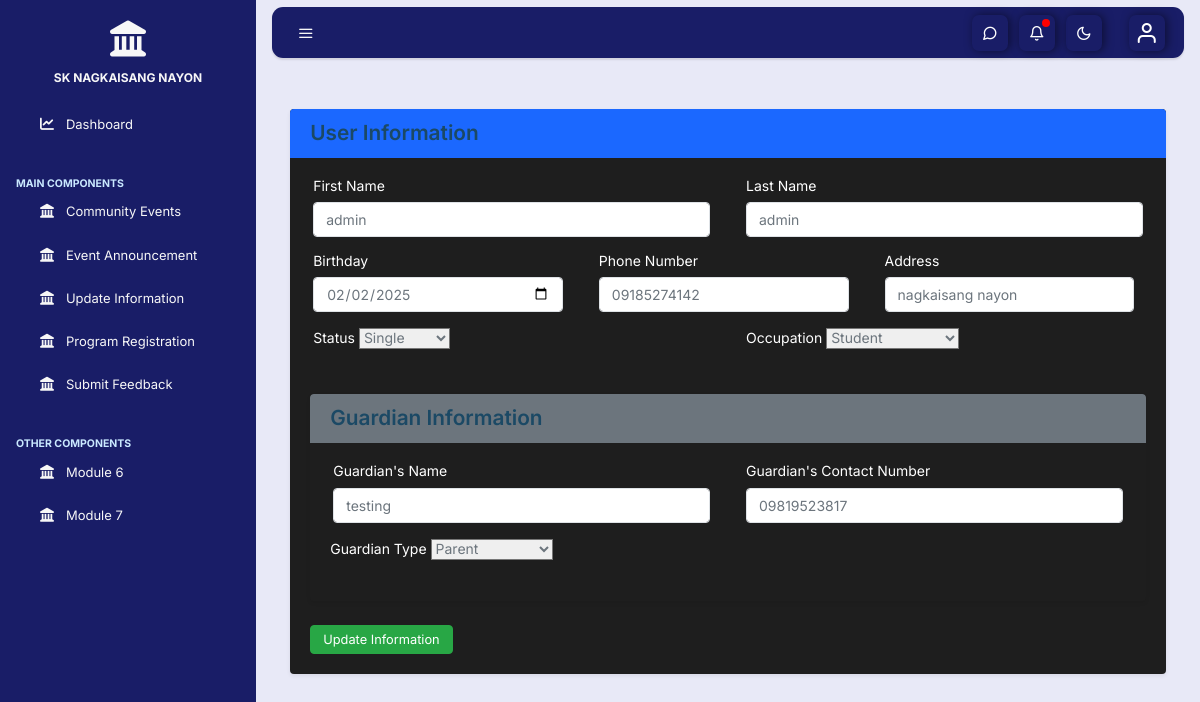
The app's page /update_form.php (signed in) with its own data.
### tables this page shows
CREATE TABLE `users` (
  `user_id` int(11) NOT NULL,
  `first_name` varchar(50) NOT NULL,
  `last_name` varchar(50) NOT NULL,
  `gender` enum('Male','Female','Other') NOT NULL,
  `birth_date` date NOT NULL,
  `contact_number` varchar(15) DEFAULT NULL,
  `address` text NOT NULL,
  `status` enum('Single','Married','Widowed','Separated','Annulled') NOT NULL,
  `occupation` enum('Student','Working_Student','Unemployed') NOT NULL,
  `created_at` timestamp NOT NULL DEFAULT current_timestamp()
);

CREATE TABLE `guardian_info` (
  `guardian_id` int(11) NOT NULL,
  `user_id` int(11) NOT NULL,
  `guardian_name` varchar(100) NOT NULL,
  `guardian_contact` varchar(15) NOT NULL,
  `relationship` enum('Parent','Relative','Legal Guardian') NOT NULL
);

### update_form.php (the view, shortened to what this page needs)
<?php
include 'connection.php';
$login_id = $_SESSION['login_id'];
$sql1 = "SELECT * FROM users WHERE user_id = ?";
$stmt1 = $conn->prepare($sql1);
$stmt1->bind_param("i", $login_id);
$stmt1->execute();
$user_result = $stmt1->get_result();
$user_data = $user_result->fetch_assoc();
$sql2 = "SELECT * FROM guardian_info WHERE user_id = ?";
$stmt2 = $conn->prepare($sql2);
$stmt2->bind_param("i", $login_id);
$stmt2->execute();
$guardian_result = $stmt2->get_result();
$guardian_data = $guardian_result->fetch_assoc();
?>
<!DOCTYPE html>
<html lang="en">
  <head>
    <link
      rel="stylesheet"
      href="https://cdn.jsdelivr.net/npm/@fortawesome/fontawesome-free@6.6.0/css/fontawesome.min.css"
    />
    <link
      rel="stylesheet"
      href="https://cdnjs.cloudflare.com/ajax/libs/font-awesome/6.6.0/css/all.min.css"
    />
    <link rel="stylesheet" href="css/simplebar.css" />
    <link rel="stylesheet" href="css/feather.css" />
    <link rel="stylesheet" href="css/main.css" />
  </head>
  <body class="vertical light">
    <div class="wrapper">
      <nav class="topnav navbar navbar-light">
        <button
          type="button"
          class="navbar-toggler text-muted mt-2 p-0 mr-3 collapseSidebar"
        >
          <i class="fe fe-menu navbar-toggler-icon"></i>
        </button>
        <ul class="nav">
          <li class="nav-item">
            <section
              class="nav-link text-muted my-2 circle-icon"
              href="#"
              data-toggle="modal"
              data-target=".modal-shortcut"
            >
              <span class="fe fe-message-circle fe-16"></span>
            </section>
          </li>
          <li class="nav-item nav-notif">
            <section
              class="nav-link text-muted my-2 circle-icon"
              href="#"
              data-toggle="modal"
              data-target=".modal-notif"
            >
              <span class="fe fe-bell fe-16"></span>
              <span
                id="notification-count"
                style="
                  position: absolute;
                  top: 12px;
                  right: 5px;
                  font-size: 13px;
                  color: white;
                  background-color: red;
                  width: 8px;
                  height: 8px;
                  display: flex;
                  justify-content: center;
                  align-items: center;
                  border-radius: 50%;
                "
              >
              </span>
            </section>
          </li>
          <li class="nav-item nav-darkmode">
            <section
              class="nav-link text-muted my-2 circle-icon"
              id="darkModeToggle"
            >
              <span class="fe fe-moon fe-16"></span>
            </section>
          </li>
          <li class="nav-item dropdown">
            <span
              class="nav-link text-muted pr-0 profile-icon"
              href="#"
              id="navbarDropdownMenuLink"
              role="button"
              data-toggle="dropdown"
              aria-haspopup="true"
              aria-expanded="false"
            >
              <i class="fe fe-user circle-icon"></i>
            </span>
          </li>
        </ul>
      </nav>
      <aside
        class="sidebar-left border-right bg-white"
        id="leftSidebar"
        data-simplebar
      >
        <nav class="vertnav navbar-side navbar-light">
          <div class="w-100 mb-4 d-flex">
            <a class="navbar-brand mx-auto mt-2 flex-fill text-center" href="#">
              <i class="fas fa-landmark fa-3x"></i>
              <div class="brand-title">
                <br />
                <span>SK NAGKAISANG NAYON</span>
              </div>
            </a>
          </div>
          <ul class="navbar-nav flex-fill w-100 mb-2">
            <li class="nav-item dropdown">
              <a class="nav-link" href="dashboard.php">
                <i class="fas fa-chart-line"></i>
                <span class="ml-3 item-text"> Dashboard</span>
              </a>
            </li>
          </ul>
          <p class="text-muted-nav nav-heading mt-4 mb-1">
            <span
              style="
                font-size: 10.5px;
                font-weight: bold;
                font-family: 'Inter', sans-serif;
              "
              >MAIN COMPONENTS</span
            >
          </p>
          <ul class="navbar-nav flex-fill w-100 mb-2">
            <li class="nav-item w-100">
              <a class="nav-link" href="community_events.php">
                <i class="fas fa-landmark fa"></i>
                <span class="ml-3 item-text">Community Events</span>
              </a>
            </li>
          </ul>
          <ul class="navbar-nav flex-fill w-100 mb-2">
            <li class="nav-item w-100">
              <a class="nav-link" href="event_announcement.php">
                <i class="fas fa-landmark fa"></i>
                <span class="ml-3 item-text">Event Announcement</span>
              </a>
            </li>
          </ul>
          <ul class="navbar-nav flex-fill w-100 mb-2">
            <li class="nav-item w-100">
              <a class="nav-link" href="update_form.php">
                <i class="fas fa-landmark fa"></i>
                <span class="ml-3 item-text">Update Information</span>
              </a>
            </li>
          </ul>
          <ul class="navbar-nav flex-fill w-100 mb-2">
            <li class="nav-item w-100">
              <a class="nav-link" href="register_program.php">
                <i class="fas fa-landmark fa"></i>
                <span class="ml-3 item-text">Program Registration</span>
              </a>
            </li>
          </ul>
          <ul class="navbar-nav flex-fill w-100 mb-2">
            <li class="nav-item w-100">
              <a class="nav-link" href="feedback.php">
                <i class="fas fa-landmark fa"></i>
                <span class="ml-3 item-text">Submit Feedback</span>
              </a>
            </li>
          </ul>
          <p class="text-muted-nav nav-heading mt-4 mb-1">
            <span
              style="
                font-size: 10.5px;
                font-weight: bold;
                font-family: 'Inter', sans-serif;
              "
              >OTHER COMPONENTS</span
            >
          </p>
          <ul class="navbar-nav flex-fill w-100 mb-2">
            <li class="nav-item w-100">
              <a class="nav-link" href="#">
                <i class="fas fa-landmark fa"></i>
                <span class="ml-3 item-text">Module 6</span>
              </a>
            </li>
          </ul>
          <ul class="navbar-nav flex-fill w-100 mb-2">
            <li class="nav-item w-100">
              <a class="nav-link" href="#">
                <i class="fas fa-landmark fa"></i>
                <span class="ml-3 item-text">Module 7</span>
              </a>
            </li>
          </ul>
        </nav>
      </aside>
      <main role="main" class="main-content">
        <div class="container mt-4 theme-section">
  <div class="card shadow-sm mb-4 theme-card">
    <div class="card-header bg-primary text-white">
      <h5 class="mb-0">User Information</h5>
    </div>
    <div class="card-body">
      <form method="POST" action="">
        <div class="row">
          <div class="col-md-6 mb-3">
            <label class="form-label">First Name</label>
            <input type="text" class="form-control bg-body text-body" name="first_name" value="<?= htmlspecialchars($user_data['first_name']); ?>" required>
          </div>
          <div class="col-md-6 mb-3">
            <label class="form-label">Last Name</label>
            <input type="text" class="form-control bg-body text-body" name="last_name" value="<?= htmlspecialchars($user_data['last_name']); ?>" required>
          </div>
        </div>
        <div class="row">
          <div class="col-md-4 mb-3">
            <label class="form-label">Birthday</label>
            <input type="date" class="form-control bg-body text-body" name="birth_date" value="<?= $user_data['birth_date']; ?>" required>
          </div>
          <div class="col-md-4 mb-3">
            <label class="form-label">Phone Number</label>
            <input type="text" class="form-control bg-body text-body" name="contact_number" value="<?= htmlspecialchars($user_data['contact_number']); ?>" required>
          </div>
          <div class="col-md-4 mb-3">
            <label class="form-label">Address</label>
            <input type="text" class="form-control bg-body text-body" name="address" value="<?= htmlspecialchars($user_data['address']); ?>" required>
          </div>
        </div>
        <div class="row">
          <div class="col-md-6 mb-3">
            <label class="form-label">Status</label>
            <select class="form-select bg-body text-body" name="status" required>
              <option value="Single" <?= ($user_data['status'] == "Single") ? "selected" : ""; ?>>Single</option>
            </select>
          </div>
          <div class="col-md-6 mb-3">
            <label class="form-label">Occupation</label>
            <select class="form-select bg-body text-body" name="occupation" required>
              <option value="Student" <?= ($user_data['occupation'] == "Student") ? "selected" : ""; ?>>Student</option>
            </select>
          </div>
        </div>
        <?php if ($guardian_data): ?>
          <div class="card shadow-sm mt-4 theme-card">
            <div class="card-header bg-secondary text-white">
              <h5 class="mb-0">Guardian Information</h5>
            </div>
            <div class="card-body">
              <div class="row">
                <div class="col-md-6 mb-3">
                  <label class="form-label">Guardian's Name</label>
                  <input type="text" class="form-control bg-body text-body" name="guardian_name" value="<?= htmlspecialchars($guardian_data['guardian_name']); ?>" required>
                </div>
                <div class="col-md-6 mb-3">
                  <label class="form-label">Guardian's Contact Number</label>
                  <input type="text" class="form-control bg-body text-body" name="guardian_contact" value="<?= htmlspecialchars($guardian_data['guardian_contact']); ?>" required>
                </div>
              </div>
              <div class="mb-3">
                <label class="form-label">Guardian Type</label>
                <select class="form-select bg-body text-body" name="relationship" required>
                  <option value="Parent" <?= ($guardian_data['relationship'] == "Parent") ? "selected" : ""; ?>>Parent</option>
                </select>
              </div>
            </div>
          </div>
        <?php endif; ?>
        <div class="text-end mt-4">
          <button type="submit" class="btn btn-success">Update Information</button>
        </div>
      </form>
    </div>
  </div>
</div>
  </body>
</html>

### css/simplebar.css (style rules this page uses)
[data-simplebar] { position: relative; flex-direction: column; flex-wrap: wrap; justify-content: flex-start; align-content: flex-start; align-items: flex-start; }

### css/feather.css (style rules this page uses)
.fe { font-family: "feather" !important; speak: none; font-style: normal; font-weight: normal; font-variant: normal; text-transform: none; line-height: 1; -webkit-font-smoothing: antialiased; -moz-osx-font-smoothing: grayscale; }
.fe-16 { font-size: 16px; }
.fe-bell:before { content: ""; }
.fe-menu:before { content: ""; color: #f7f7f7; }
.fe-message-circle:before { content: ""; }
.fe-moon:before { content: ""; }
.fe-user:before { content: ""; }

### update_form.php (style rules this page uses)
.sidebar-left { background-color: #191d67; }
body .circle-icon { background-color: #191d67; color: white; box-shadow: 2px 0 10px rgba(0, 0, 0, 0.5); }
.card, .theme-card { background-color: #1e1e1e; color: #ffffff; }
.btn-success { background-color: #28a745; border-color: #28a745; color: #ffffff; }
.card-header { background-color: #2c2c2c; color: #ffffff; }

### records on screen
users: first_name "admin", last_name "admin", birth_date "02/02/2025", contact_number "09185274142", address "nagkaisang nayon", status "Single", occupation "Student"
guardian_info: guardian_name "testing", guardian_contact "09819523817", relationship "Parent"
